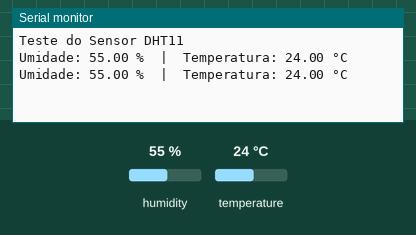
Simulated run of this sketch. Board: Arduino Uno, built with avr-gcc and run on an emulated ATmega328P. Shown: the last lines printed to the serial monitor. Inputs (shaded band) come from the test bench; at power-on: humidity 55 %, temperature 24 °C.

Above: at 4.8 s.
4.9 s: humidity set to 22 %
At 6.5 s:
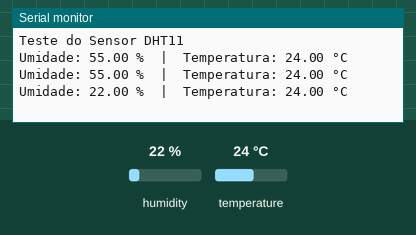
7.9 s: temperature set to 12 °C
At 8.9 s:
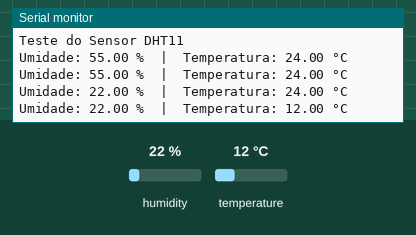
10.9 s: humidity set to 40 %
At 12.6 s:
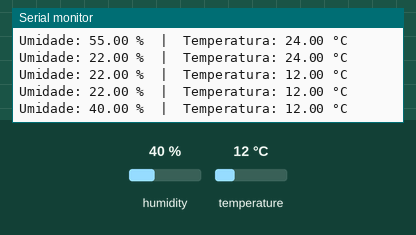
Timing chart, 0 to 14.1 s (numbered marks = the images above; inputs shaded):
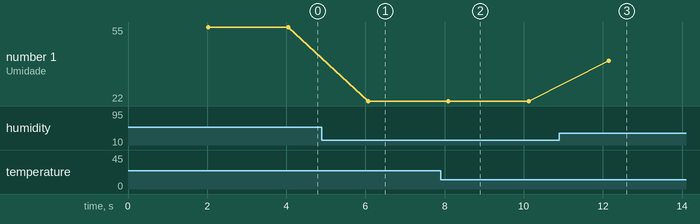

Measured:
- after the input at 4.9 s, the serial monitor: prints a new line after 1.2 s (image 1)
- after the input at 7.9 s, the serial monitor: prints a new line after 0.20 s (image 2)
- after the input at 10.9 s, the serial monitor: prints a new line after 1.2 s (image 3)
- plotted number 1: 55 → 22 after the input at 4.9 s, 22 → 40 after the input at 10.9 s

The sketch:

Sensor_DHT11.ino
```cpp
/*==================== PROGRAM ==============================
 * Program: Teste_Sensor_DHT11
 * Date of Create: 14/10/2025
 * Update in: 2025-10-14 09:21:28
 * Author: Jefferson Bezerra dos Santos
 * Description: Programa simples para testar o sensor DHT11.
 *              O código lê a temperatura e a umidade do ar
 *              e exibe os valores no Monitor Serial.
 *===========================================================
 */

/*==================== ESTRUTURA DE PINOS ====================
 * DHT11 → Arduino
 * ----------------
 * VCC   → 5V
 * DATA  → Pino Digital 10
 * Void  -> Não usar esse pino do sensor
 * GND   → GND
 * ==========================================================
 */

#include <Arduino.h>  // Biblioteca base do Arduino
#include "DHT.h"      // Biblioteca do sensor DHT

#define DHTPIN A2       // Define o pino digital onde o sinal DATA do DHT11 está conectado
#define DHTTYPE DHT11   // Define o tipo do sensor (DHT11)

DHT dht(DHTPIN, DHTTYPE); // Cria um objeto 'dht' para manipular o sensor

void setup() {
  Serial.begin(9600);          // Inicializa a comunicação serial a 9600 bps
  Serial.println("Teste do Sensor DHT11");
  dht.begin();                 // Inicializa o sensor DHT11
}

void loop() {
  delay(2000); // Aguarda 2 segundos entre cada leitura (tempo recomendado pelo fabricante)

  // Leitura dos valores de umidade e temperatura
  float umidade = dht.readHumidity();
  float temperatura = dht.readTemperature(); // Valor em Celsius

  // Verifica se a leitura falhou
  if (isnan(umidade) || isnan(temperatura)) {
    Serial.println("Falha ao ler o sensor DHT11!");
    return;
  }

  // Exibe os valores lidos no Monitor Serial
  Serial.print("Umidade: ");
  Serial.print(umidade);
  Serial.print(" %  |  Temperatura: ");
  Serial.print(temperatura);
  Serial.println(" °C");
}
```
